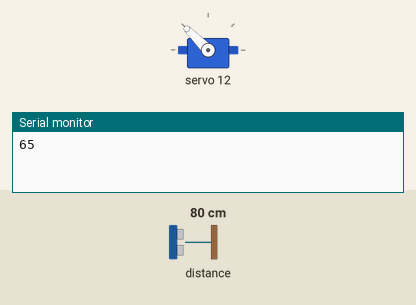
A sketch run on a simulated Arduino Uno, built with avr-gcc and run on an emulated ATmega328P. On the bench: servo, the last lines printed to the serial monitor. The inputs (shaded band) are chosen by the test bench; at power-on: distance to the obstacle 80 cm.

Above: at 1.2 s.
1.3 s: distance to the obstacle set to 2 cm
4.3 s: distance to the obstacle set to 36 cm
7.3 s: distance to the obstacle set to 43 cm
At 7.73 s:
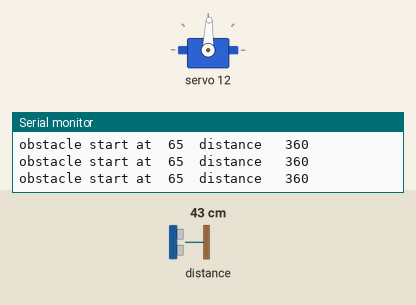
At 8.65 s:
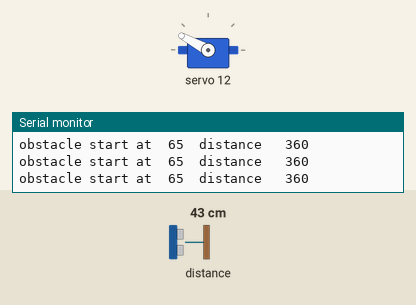
Timing chart, 0 to 16.3 s (numbered marks = the images above; inputs shaded):
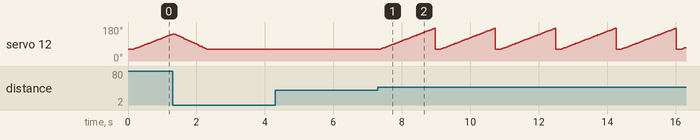

Measured:
- after the input at 7.3 s, servo 12: ramps from 62° to 173° and jumps back, once every 1.8 s

The sketch:

FingerChaser.ino
```cpp
#include <Wire.h>
#include <VL53L0X.h>
#include <Adafruit_PWMServoDriver.h>
#define LLangle 65     // lower limit of angular range
#define ULangle 160    // upper limit of angular range
#define SERVO_FREQ 50  // Analog servos run at ~50 Hz updates
#define SERVOMIN 80    // This is the 'minimum' pulse length count (out of 4096)
#define SERVOMAX 530   // This is the 'maximum' pulse length count (out of 4096)
// the difference is 450 devided by 180° results in 2.5 steps per degree for the angle

VL53L0X sensor;
int distance, pos, posold, posveryold;  // Distance an servo positions in steps (= 0.4°)
int angle, startangle;                  // angle and angle of first detecting the obstacle (startangle)

byte counter = 1;  // switch counter
// called this way, it uses the default address 0x40
Adafruit_PWMServoDriver pwm = Adafruit_PWMServoDriver();

void setup() {
  Serial.begin(9600);
  Wire.begin();
  pwm.begin();

  pwm.setOscillatorFrequency(27000000);
  pwm.setPWMFreq(SERVO_FREQ);  // Analog servos run at ~50 Hz updates

  sensor.setTimeout(500);
  if (!sensor.init()) {
    Serial.println("Failed to detect and initialize sensor!");
    delay(1000);
  }

  // Start continuous back-to-back mode (take readings as
  // fast as possible).  To use continuous timed mode
  // instead, provide a desired inter-measurement period in
  // ms (e.g. sensor.startContinuous(100)).
  sensor.startContinuous(20);
  angle = LLangle;
  pwm.setPWM(12, 0, SERVOMIN + (int)(angle * 2.5));
  Serial.println(angle);
}

void loop() {
  switch (counter) {
    case 1:
      {  // return to lower limit
        angle = LLangle;
        pwm.setPWM(12, 0, SERVOMIN + (int)(angle * 2.5));
        delay(100);
        distance = sensor.readRangeContinuousMillimeters();
        counter = 2;
        break;
      }
    case 2:
      {  // search obstacle begin by scanning
        if (angle > ULangle) {
          counter = 1;
          break;
        }

        pwm.setPWM(12, 0, SERVOMIN + (int)(angle * 2.5));
        distance = sensor.readRangeContinuousMillimeters();
        if (distance < 400) {
          startangle = angle;
          Serial.println("obstacle start at  " + (String)startangle + "  distance   " + (String)distance);
          pos = (int)(startangle * 2.5);
          posold = pos;
          pwm.setPWM(12, 0, SERVOMIN + pos);
          counter = 3;
          break;

        } else angle += 2;
        break;
      }
    case 3:
      {  // regulate at startangle
        distance = sensor.readRangeContinuousMillimeters();
        posveryold = posold;
        posold = pos;
        if (distance < 400) pos--;
        if (distance > 400) pos++;

        if (posveryold < posold && posold < pos) pos += 5;  // to speed up the follow
        if (posveryold > posold && posold > pos) pos -= 5;  // to speed up the follow

        angle = (int)(pos / 2.5);
        // recover if leave limits or out of lock
        if (angle < LLangle || angle > ULangle) counter = 1;
        pwm.setPWM(12, 0, SERVOMIN + pos);
        break;
      }
      break;
  }
}
```
